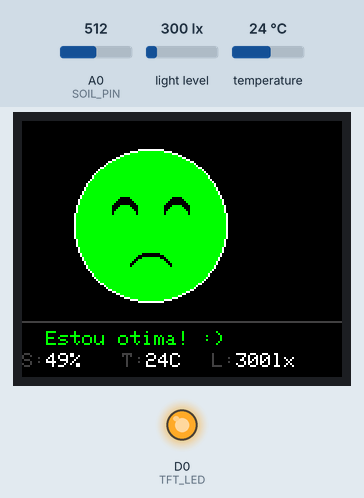
Simulated run of this sketch. Board: ESP8266 (NodeMCU). Shown: 160×128 colour display, output pins drawn as LEDs (lit = HIGH). The test bench sets the inputs (shaded band); at power-on: light level 300 lx, A0 (SOIL_PIN) = 512, temperature 24 °C. What the sketch prints to the serial monitor is not drawn.

Above: at 1.3 s.
1.4 s: light level set to 55 lx
4.1 s: light level set to 45 lx
At 5.4 s:
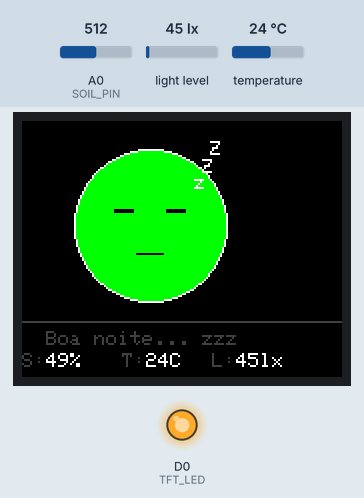
6.8 s: light level set to 500 lx
At 9.4 s:
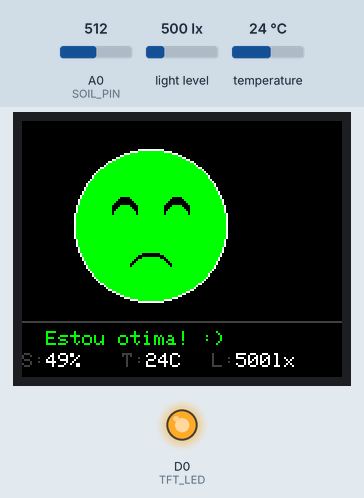
9.7 s: A0 (SOIL_PIN) set to 599
12.4 s: A0 (SOIL_PIN) set to 625
At 15.4 s:
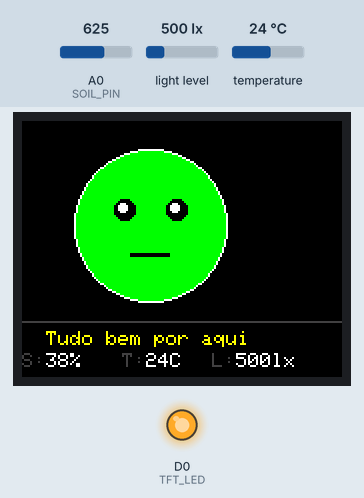
15.7 s: temperature set to 34.4 °C
18.4 s: temperature set to 35.7 °C
At 21.3 s:
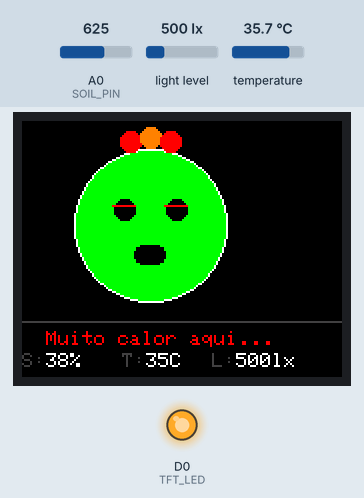
Timing chart, 0 to 22.8 s (numbered marks = the images above; inputs shaded):
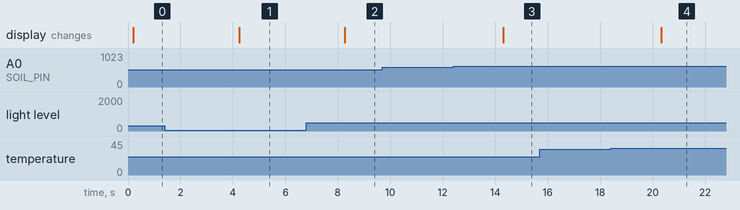

Measured:
- the behaviour switches between 50 and 49 lx on light level (found by bisection; images 0 and 1)
- the behaviour switches between 608 and 609 on A0 (SOIL_PIN) (found by bisection; images 2 and 3)
- the behaviour switches between 35 and 35.1 °C on temperature (found by bisection; images 3 and 4)
- after the input at 1.4 s, every drawn part: stays the same
- after the input at 4.1 s, the display: changes after 0.13 s (image 1)
- after the input at 6.8 s, the display: changes after 1.5 s (image 2)
- after the input at 9.7 s, every drawn part: stays the same
- after the input at 12.4 s, the display: changes after 1.9 s (image 3)
- after the input at 15.7 s, every drawn part: stays the same
- after the input at 18.4 s, the display: changes after 1.9 s (image 4)

The sketch:

plantinha_iot.ino
```cpp
#include <Adafruit_GFX.h>
#include <Adafruit_ST7735.h>
#include <Wire.h>
#include <Adafruit_BMP280.h>
#include <BH1750.h>
#include <SPI.h>

// --- Pinos TFT ---
#define TFT_CS   D8
#define TFT_DC   D3
#define TFT_RST  D4
#define TFT_LED  D0

// --- Pino sensor de umidade do solo ---
#define SOIL_PIN A0

// --- Cor customizada ---
#define DARKGREY 0x4208

// --- Objetos ---
Adafruit_ST7735 tft = Adafruit_ST7735(TFT_CS, TFT_DC, TFT_RST);
Adafruit_BMP280 bmp;
BH1750 lightMeter;

// --- Estados da planta ---
enum PlantState {
  HAPPY,
  OK,
  THIRSTY,
  FLOODED,
  HOT,
  SLEEPING
};

PlantState lastState = (PlantState)-1;

// --- Leituras ---
float temperature = 0;
float lux = 0;
int soilPercent = 0;

// -----------------------------------------------
// Desenha o rosto animado conforme o estado
// -----------------------------------------------
void drawFace(PlantState state) {
  tft.fillScreen(ST77XX_BLACK);

  // Fundo colorido por estado
  uint16_t bgColor;
  switch (state) {
    case HAPPY:   bgColor = ST77XX_BLACK; break;
    case OK:      bgColor = ST77XX_BLACK; break;
    case THIRSTY: bgColor = ST77XX_BLACK; break;
    case FLOODED: bgColor = ST77XX_BLACK; break;
    case HOT:     bgColor = ST77XX_BLACK; break;
    case SLEEPING:bgColor = ST77XX_BLACK; break;
  }

  int cx = 64;  // centro X (display 128px largura em landscape)
  int cy = 52;  // centro Y

  // Cabeça (círculo da planta)
  tft.fillCircle(cx, cy, 38, ST77XX_GREEN);
  tft.drawCircle(cx, cy, 38, ST77XX_WHITE);

  // Olhos — posição base
  int eyeLX = cx - 13;
  int eyeRX = cx + 13;
  int eyeY  = cy - 8;

  // Boca — posição base
  int mouthY = cy + 14;

  switch (state) {
    case HAPPY:
      // Olhos felizes (semicírculo)
      tft.fillCircle(eyeLX, eyeY, 6, ST77XX_BLACK);
      tft.fillCircle(eyeRX, eyeY, 6, ST77XX_BLACK);
      tft.fillCircle(eyeLX, eyeY + 3, 5, ST77XX_GREEN);
      tft.fillCircle(eyeRX, eyeY + 3, 5, ST77XX_GREEN);
      // Boca sorriso
      for (int i = -10; i <= 10; i++) {
        tft.drawPixel(cx + i, mouthY + (i * i) / 20, ST77XX_BLACK);
        tft.drawPixel(cx + i, mouthY + (i * i) / 20 + 1, ST77XX_BLACK);
      }
      break;

    case OK:
      // Olhos normais
      tft.fillCircle(eyeLX, eyeY, 5, ST77XX_BLACK);
      tft.fillCircle(eyeRX, eyeY, 5, ST77XX_BLACK);
      tft.fillCircle(eyeLX - 1, eyeY - 1, 2, ST77XX_WHITE);
      tft.fillCircle(eyeRX - 1, eyeY - 1, 2, ST77XX_WHITE);
      // Boca reta
      tft.drawFastHLine(cx - 10, mouthY, 20, ST77XX_BLACK);
      tft.drawFastHLine(cx - 10, mouthY + 1, 20, ST77XX_BLACK);
      break;

    case THIRSTY:
      // Olhos semicerrados
      tft.fillCircle(eyeLX, eyeY, 5, ST77XX_BLACK);
      tft.fillCircle(eyeRX, eyeY, 5, ST77XX_BLACK);
      tft.fillRect(eyeLX - 6, eyeY - 6, 12, 6, ST77XX_GREEN);
      tft.fillRect(eyeRX - 6, eyeY - 6, 12, 6, ST77XX_GREEN);
      // Boca triste
      for (int i = -10; i <= 10; i++) {
        tft.drawPixel(cx + i, mouthY - (i * i) / 20 + 4, ST77XX_BLACK);
        tft.drawPixel(cx + i, mouthY - (i * i) / 20 + 5, ST77XX_BLACK);
      }
      // Gotinha de suor
      tft.fillCircle(cx + 28, cy - 15, 4, ST77XX_CYAN);
      tft.fillTriangle(cx + 28, cy - 22, cx + 24, cy - 15, cx + 32, cy - 15, ST77XX_CYAN);
      break;

    case FLOODED:
      // Olhos assustados (grandes)
      tft.fillCircle(eyeLX, eyeY, 7, ST77XX_WHITE);
      tft.fillCircle(eyeRX, eyeY, 7, ST77XX_WHITE);
      tft.fillCircle(eyeLX, eyeY, 4, ST77XX_BLACK);
      tft.fillCircle(eyeRX, eyeY, 4, ST77XX_BLACK);
      // Boca aberta
      tft.fillCircle(cx, mouthY, 8, ST77XX_BLACK);
      tft.fillCircle(cx, mouthY + 2, 6, ST77XX_RED);
      break;

    case HOT:
      // Olhos cansados
      tft.fillCircle(eyeLX, eyeY, 5, ST77XX_BLACK);
      tft.fillCircle(eyeRX, eyeY, 5, ST77XX_BLACK);
      tft.drawFastHLine(eyeLX - 6, eyeY - 2, 12, ST77XX_RED);
      tft.drawFastHLine(eyeRX - 6, eyeY - 2, 12, ST77XX_RED);
      // Boca aberta cansada
      tft.fillRoundRect(cx - 8, mouthY - 4, 16, 10, 4, ST77XX_BLACK);
      // Chamas no topo
      tft.fillCircle(cx - 10, cy - 42, 5, ST77XX_RED);
      tft.fillCircle(cx,      cy - 44, 5, ST77XX_ORANGE);
      tft.fillCircle(cx + 10, cy - 42, 5, ST77XX_RED);
      break;

    case SLEEPING:
      // Olhos fechados (linhas)
      tft.drawFastHLine(eyeLX - 5, eyeY, 10, ST77XX_BLACK);
      tft.drawFastHLine(eyeLX - 5, eyeY + 1, 10, ST77XX_BLACK);
      tft.drawFastHLine(eyeRX - 5, eyeY, 10, ST77XX_BLACK);
      tft.drawFastHLine(eyeRX - 5, eyeY + 1, 10, ST77XX_BLACK);
      // Boca reta suave
      tft.drawFastHLine(cx - 7, mouthY, 14, ST77XX_BLACK);
      // ZZZ
      tft.setTextColor(ST77XX_WHITE);
      tft.setTextSize(1);
      tft.setCursor(cx + 22, cy - 25);
      tft.print("z");
      tft.setCursor(cx + 26, cy - 33);
      tft.print("Z");
      tft.setCursor(cx + 30, cy - 42);
      tft.print("Z");
      break;
  }

  // --- Mensagem de status (parte inferior) ---
  tft.setTextSize(1);
  tft.setCursor(0, 105);

  switch (state) {
    case HAPPY:
      tft.setTextColor(ST77XX_GREEN);
      tft.print("  Estou otima! :)");
      break;
    case OK:
      tft.setTextColor(ST77XX_YELLOW);
      tft.print("  Tudo bem por aqui");
      break;
    case THIRSTY:
      tft.setTextColor(ST77XX_CYAN);
      tft.print("  Me rega, por favor!");
      break;
    case FLOODED:
      tft.setTextColor(ST77XX_BLUE);
      tft.print("  Agua demais! Socorro");
      break;
    case HOT:
      tft.setTextColor(ST77XX_RED);
      tft.print("  Muito calor aqui...");
      break;
    case SLEEPING:
      tft.setTextColor(DARKGREY);
      tft.print("  Boa noite... zzz");
      break;
  }

  // Linha separadora
  tft.drawFastHLine(0, 100, 160, DARKGREY);

  // Mini indicadores no rodapé
  tft.setTextSize(1);
  tft.setTextColor(DARKGREY);
  tft.setCursor(0, 116);
  tft.print("S:");
  tft.setTextColor(ST77XX_WHITE);
  tft.print(soilPercent);
  tft.print("%");

  tft.setTextColor(DARKGREY);
  tft.setCursor(50, 116);
  tft.print("T:");
  tft.setTextColor(ST77XX_WHITE);
  tft.print((int)temperature);
  tft.print("C");

  tft.setTextColor(DARKGREY);
  tft.setCursor(95, 116);
  tft.print("L:");
  tft.setTextColor(ST77XX_WHITE);
  tft.print((int)lux);
  tft.print("lx");
}

// -----------------------------------------------
// Determina estado baseado nos sensores
// -----------------------------------------------
PlantState getState() {
  if (lux < 50)          return SLEEPING;
  if (temperature > 35)  return HOT;
  if (soilPercent > 85)  return FLOODED;
  if (soilPercent < 20)  return THIRSTY;
  if (soilPercent >= 40 && soilPercent <= 70 && temperature < 30) return HAPPY;
  return OK;
}

// -----------------------------------------------
void setup() {
  Serial.begin(115200);

  // Liga backlight do TFT
  pinMode(TFT_LED, OUTPUT);
  digitalWrite(TFT_LED, HIGH);

  // Inicia TFT
  tft.initR(INITR_BLACKTAB);
  tft.setRotation(1);  // Landscape: 160x128
  tft.fillScreen(ST77XX_BLACK);

  // Inicia I2C
  Wire.begin(D2, D1);  // SDA, SCL

  // BMP280
  if (!bmp.begin(0x76)) {
    tft.setTextColor(ST77XX_RED);
    tft.setCursor(10, 50);
    tft.print("BMP280 nao encontrado");
    while (1);
  }

  // BH1750
  lightMeter.begin();

  Serial.println("Plantinha IoT iniciada!");
}

// -----------------------------------------------
void loop() {
  // Leituras dos sensores
  temperature  = bmp.readTemperature();
  lux          = lightMeter.readLightLevel();
  int soilRaw  = analogRead(SOIL_PIN);
  soilPercent  = map(soilRaw, 1023, 0, 0, 100);
  soilPercent  = constrain(soilPercent, 0, 100);

  Serial.printf("Temp: %.1f C | Luz: %.0f lx | Solo: %d%%\n",
                temperature, lux, soilPercent);

  PlantState currentState = getState();

  // Só redesenha se o estado mudou
  if (currentState != lastState) {
    drawFace(currentState);
    lastState = currentState;
  }

  delay(2000);
}
```
